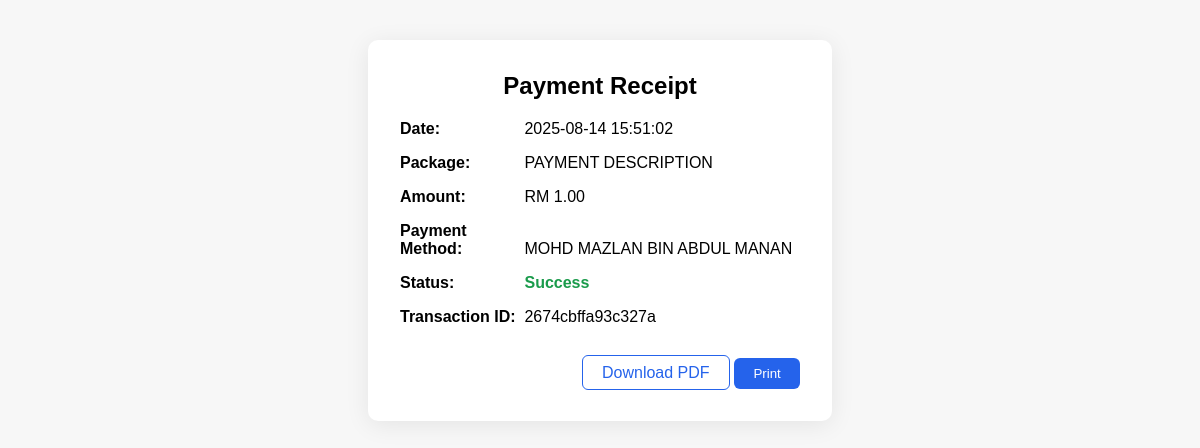
Page /receipt.php?id=2674cbffa93c327a (signed in) on the committed database.
### tables this page shows
CREATE TABLE `billplz_payment` (
  `id` varchar(32) NOT NULL,
  `user_id` int(11) DEFAULT NULL,
  `collection_id` varchar(32) DEFAULT NULL,
  `paid` tinyint(1) DEFAULT NULL,
  `state` varchar(20) DEFAULT NULL,
  `amount` int(11) DEFAULT NULL,
  `paid_amount` int(11) DEFAULT NULL,
  `due_at` date DEFAULT NULL,
  `email` varchar(100) DEFAULT NULL,
  `mobile` varchar(30) DEFAULT NULL,
  `name` varchar(100) DEFAULT NULL,
  `url` varchar(255) DEFAULT NULL,
  `reference_1_label` varchar(100) DEFAULT NULL,
  `reference_1` varchar(100) DEFAULT NULL,
  `reference_2_label` varchar(100) DEFAULT NULL,
  `reference_2` varchar(100) DEFAULT NULL,
  `redirect_url` varchar(255) DEFAULT NULL,
  `callback_url` varchar(255) DEFAULT NULL,
  `description` varchar(255) DEFAULT NULL,
  `paid_at` datetime DEFAULT NULL
);

### app/controllers/BillplzPaymentController.php (called while the page is built, shortened)
<?php
class BillplzPaymentController
{
    private $db;
    public function __construct(PDO $db)
    {
        $this->db = $db;
    }
    public function getById($id)
    {
        $sql = "SELECT * FROM billplz_payment WHERE id = :id";
        $stmt = $this->db->prepare($sql);
        $stmt->execute([':id' => $id]);
        $data = $stmt->fetch(PDO::FETCH_ASSOC);
        return $data ? new BillplzPayment($data) : null;
    }
}

### receipt.php (the view, shortened to what this page needs)
<?php
require_once 'app/controllers/BillplzPaymentController.php';
$id = isset($_GET['id']) ? $_GET['id'] : null;
$db = new Database();
$conn = $db->connect();
$controller = new BillplzPaymentController($conn);
$payment = $controller->getById($id);
?><!DOCTYPE html>
<html lang="en">
<head>
</head>
<body>
<div class="receipt-container">
    <h2>Payment Receipt</h2>
    <div class="receipt-row"><span class="label">Date:</span> <?php echo htmlspecialchars($payment->paid_at); ?></div>
    <div class="receipt-row"><span class="label">Package:</span> <?php echo htmlspecialchars($payment->description); ?></div>
    <div class="receipt-row"><span class="label">Amount:</span> RM <?php echo number_format($payment->paid_amount/100, 2); ?></div>
    <div class="receipt-row"><span class="label">Payment Method:</span> <?php echo htmlspecialchars($payment->name); ?></div>
    <div class="receipt-row"><span class="label">Status:</span> <span class="status-<?php echo $payment->paid ? 'success' : 'failed'; ?>"><?php echo $payment->paid ? 'Success' : 'Failed'; ?></span></div>
    <div class="receipt-row"><span class="label">Transaction ID:</span> <?php echo htmlspecialchars($payment->id); ?></div>
    <div class="actions">
        <a href="?id=<?php echo urlencode($id); ?>&pdf=1" class="btn btn-outline">Download PDF</a>
        <button onclick="window.print()" class="btn">Print</button>
    </div>
</div>
</body>
</html>

### receipt.php (style rules this page uses)
body { font-family: Arial, sans-serif; background: #f7f7f7; }
.receipt-container { max-width: 400px; margin: 2.5rem auto; background: #fff; border-radius: 10px; box-shadow: 0 4px 24px rgba(0,0,0,0.08); padding: 2rem; }
h2 { margin-top: 0; text-align: center; }
.receipt-row { margin-bottom: 1rem; }
.label { font-weight: bold; display: inline-block; width: 120px; }
.status-success { color: #1a9b4b; font-weight: bold; }
.actions { text-align: right; margin-top: 2rem; }
.btn { background: #2563eb; color: #fff; border: none; padding: 0.5rem 1.2rem; border-radius: 6px; font-weight: 500; cursor: pointer; text-decoration: none; }
.btn-outline { background: #fff; color: #2563eb; border: 1px solid #2563eb; }

### rows in the picture
billplz_payment: paid_at "2025-08-14 15:51:02", description "PAYMENT DESCRIPTION", $payment->paid_amount/100 "1.00", name "MOHD MAZLAN BIN ABDUL MANAN", id "2674cbffa93c327a"
